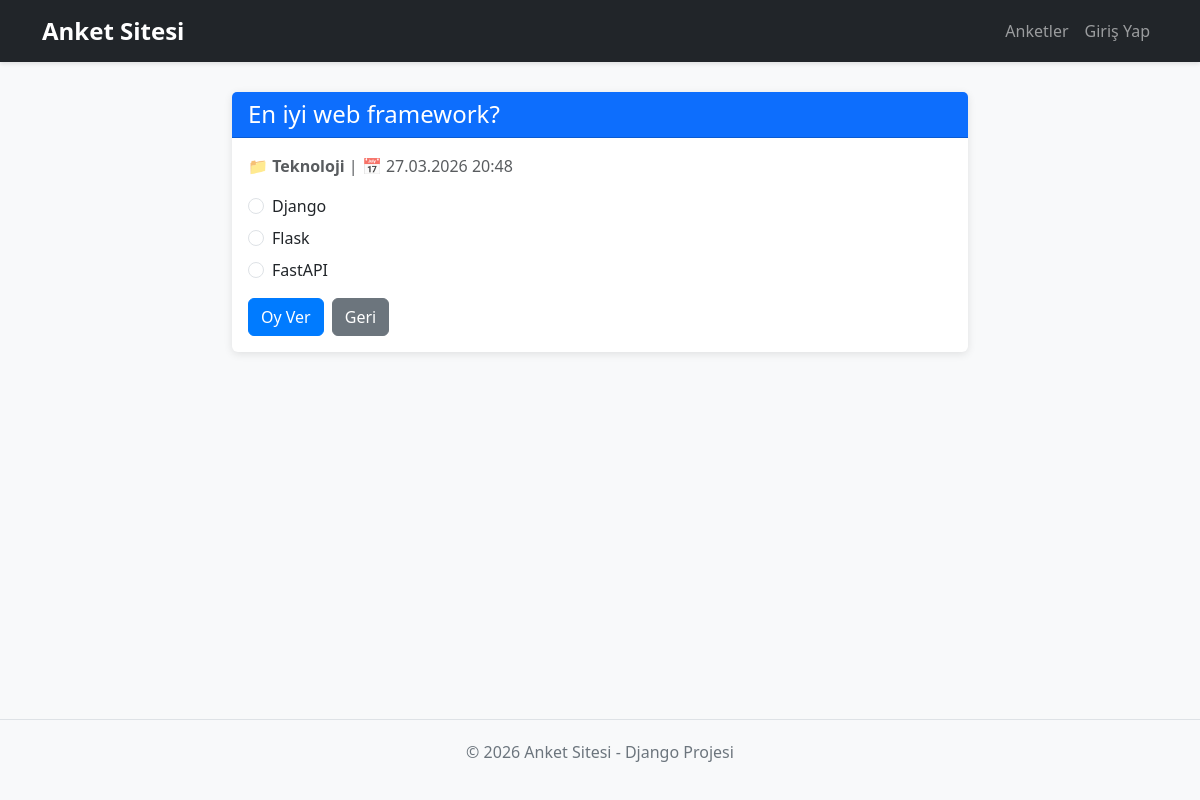
Page /2/ on the committed database.
### polls/models.py (models this page shows, shortened)
class Question(models.Model):
    CATEGORY_CHOICES = [
        ('Teknoloji', 'Teknoloji'),
        ('Spor', 'Spor'),
        ('Eğitim', 'Eğitim'),
        ('Siyaset', 'Siyaset'),
        ('Sanat', 'Sanat'),
        ('Diğer', 'Diğer'),
    ]
    question_text = models.CharField(max_length=200)
    pub_date = models.DateTimeField("date published")
    category = models.CharField(max_length=50, choices=CATEGORY_CHOICES, default='Diğer')

class Choice(models.Model):
    question = models.ForeignKey(Question, on_delete=models.CASCADE)
    choice_text = models.CharField(max_length=200)
    votes = models.IntegerField(default=0)

### polls/views.py (the view)
# urls.py: path("<int:pk>/", views.DetailView.as_view(), name="detail"),
class DetailView(generic.DetailView):
    model = Question
    template_name = "polls/detail.html"
    def get_queryset(self):
        return Question.objects.filter(pub_date__lte=timezone.now())

### polls/templates/polls/detail.html (shortened to what this page needs)
{% extends 'base.html' %}
{% block content %}
<div class="row justify-content-center">
    <div class="col-md-8">
        <div class="card">
            <div class="card-header bg-primary text-white">
                <h4 class="mb-0">{{ question.question_text }}</h4>
            </div>
            <div class="card-body">
                <p class="text-muted mb-3">
                    📁 <strong>{{ question.category }}</strong> |
                    📅 {{ question.pub_date|date:"d.m.Y H:i" }}
                </p>
                <form action="{% url 'polls:vote' question.id %}" method="post">
                    <div class="mb-3">
                        {% for choice in question.choice_set.all %}
                            <div class="form-check mb-2">
                                <input class="form-check-input" type="radio" name="choice" value="{{ choice.id }}" id="choice{{ choice.id }}" required>
                                <label class="form-check-label" for="choice{{ choice.id }}">
                                    {{ choice.choice_text }}
                                </label>
                            </div>
                        {% endfor %}
                    </div>
                    <div class="d-grid gap-2 d-md-flex">
                        <button type="submit" class="btn btn-primary">Oy Ver</button>
                        <a href="{% url 'polls:index' %}" class="btn btn-secondary">Geri</a>
                    </div>
                </form>
            </div>
        </div>
    </div>
</div>
{% endblock %}

### rows in the picture
Question: question_text "En iyi web framework?", category "Teknoloji", pub_date "27.03.2026 20:48"
Choice: choice_text "Django"
Choice: choice_text "Flask"
Choice: choice_text "FastAPI"
